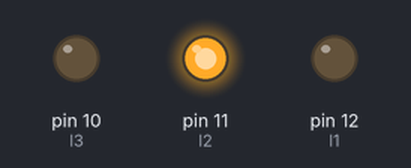
This sketch was run on a simulated Arduino Uno, built with avr-gcc and run on an emulated ATmega328P. Parts: output pins drawn as LEDs (lit = HIGH).

Above: at 1.5 s.
At 4.5 s:
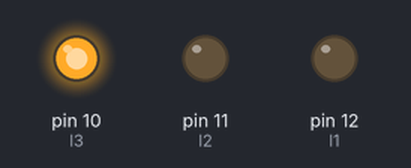
At 7.5 s:
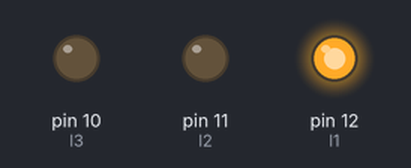
Timing chart, 0 to 11.7 s (numbered marks = the images above):
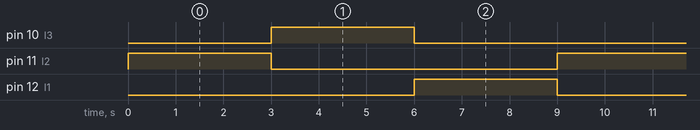

The sketch:

code.ino
```cpp
// C++ code
//

const int l1=12;
const int l2=11;
const int l3=10;

void setup()
{
  pinMode(l1,OUTPUT);
  pinMode(l2,OUTPUT);
  pinMode(l3,OUTPUT);
}

void loop()
{

  light(0,1,0);
  delay(3000);
  light(0,0,1);
  delay(3000);
  light(1,0,0);
  delay(3000);

}

void light(int a,int b,int c){
  digitalWrite(l1,a);
  digitalWrite(l2,b);
  digitalWrite(l3,c);
}
```

Measured:
- by itself, pin 10 (l3), pin 11 (l2), pin 12 (l1): alternates HIGH for 3.0 s and LOW for 6.0 s
- by itself, everything shown: repeats every 9.0 s, in 3 steps
